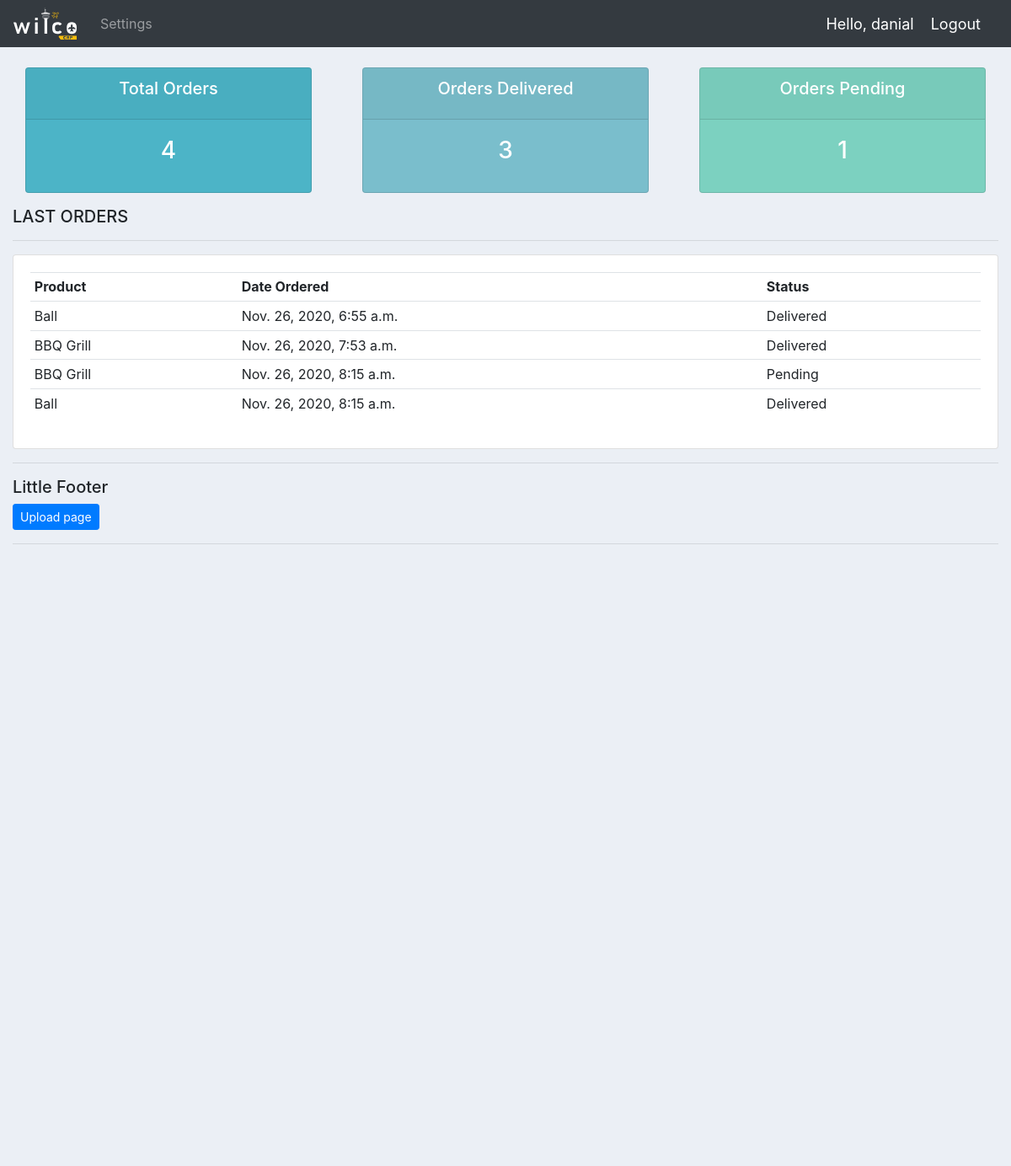
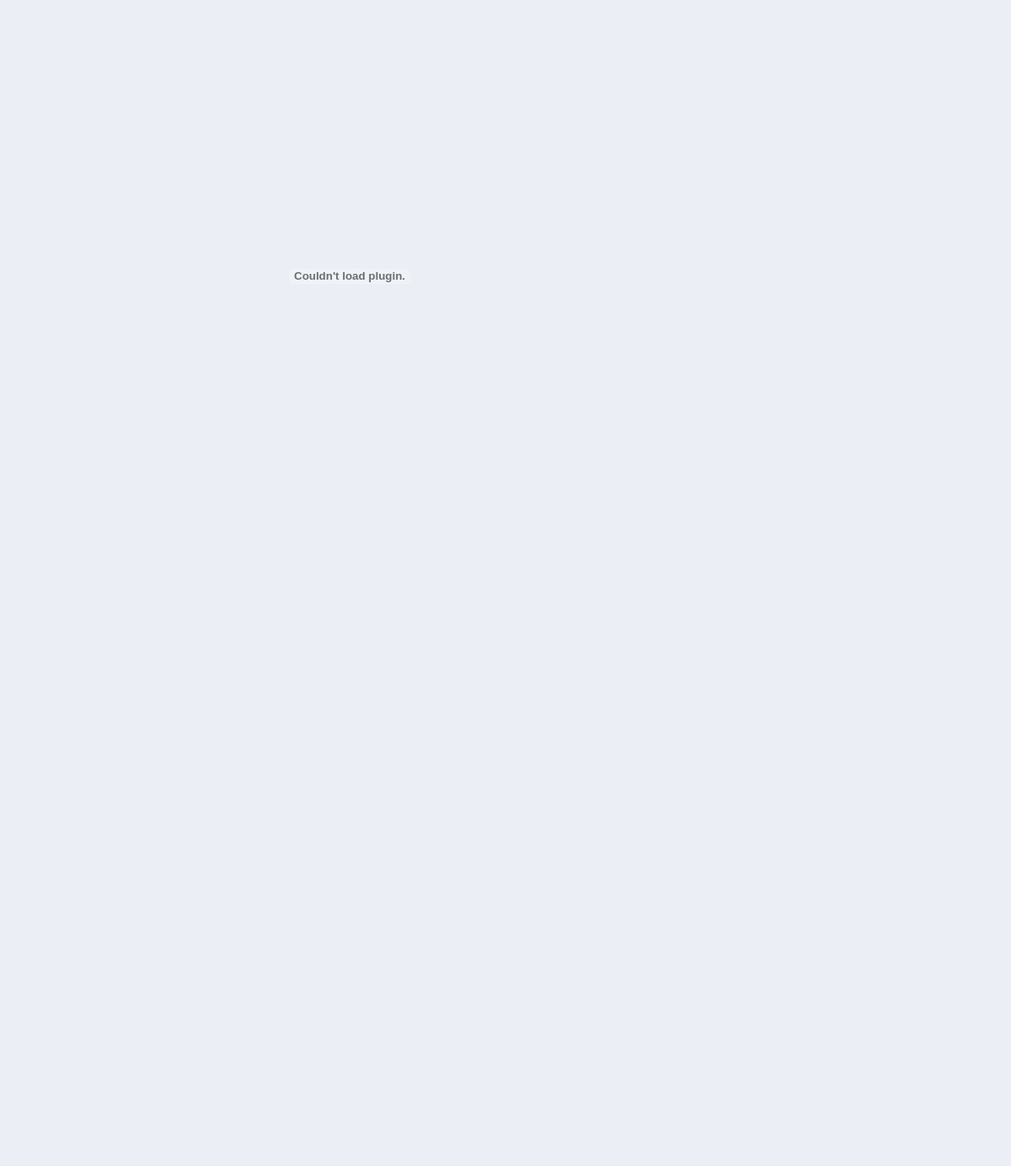
/user/ (signed in), run on the app's committed database (2 pictures, top to bottom).
### accounts/models.py (models this page shows, shortened)
class Order(models.Model):
    STATUS = [
        ('Pending', 'Pending'),
        ('Out for delivery', 'Out for delivery'),
        ('Delivered', 'Delivered'),
    ]
    customer = models.ForeignKey(Customer, null = True, on_delete = models.SET_NULL)
    product = models.ForeignKey(Product, null = True, on_delete = models.SET_NULL)
    date_created = models.DateTimeField(auto_now_add = True, null = True)
    status = models.CharField(max_length = 200, null = True, choices = STATUS)

class Product(models.Model):
    CATEGORY = [
		('Indoor', 'Indoor'),
		('Out Door', 'Out Door'),
	]
    name = models.CharField(max_length = 200, null = True)
    price = models.FloatField(null = True)
    category = models.CharField(max_length = 200, null = True, choices = CATEGORY)
    description = models.CharField(max_length = 200, null = True, blank = True)
    date_created = models.DateTimeField(auto_now_add = True, null = True)
    tag = models.ManyToManyField(Tag)
    class Meta:
        permissions = [
            ("change_product_price", "can change product price only")
        ]
    def __str__(self):
        return self.name

### accounts/decorators.py (the view)
        def wrapper_func(request, *args, **kwargs):
            group = ""
            if request.user.groups.exists():
                group = request.user.groups.all()[0].name
            if group in allowed_roles:
                return view_func(request, *args, **kwargs)
            else:
                return HttpResponse('You are not authorized to view this page')

### accounts/views.py (called while the page is built)
@login_required(login_url = 'accounts:login')
@allowed_users(allowed_roles = ['customer'])
def userPage(request):
    orders = request.user.customer.order_set.all()
    total_orders = orders.count()
    pending = orders.filter(status='Pending').count()
    delivered = orders.filter(status='Delivered').count()
    context = {
        'orders': orders,
        'total_orders': total_orders,
        'pending': pending,
        'delivered': delivered,
    }
    return render(request, 'accounts/user.html', context)

### accounts/templates/accounts/user.html
{% extends 'accounts/base_accounts.html' %}
{% block content %}
{%  include 'accounts/status.html' %}
<div class="row">
    <div class="col-md">
        <h5>LAST ORDERS</h5>
        <hr>
        <div class="card card-body">
            <table class="table table-sm">
                <tr>
                    <th>Product</th>
                    <th>Date Ordered</th>
                    <th>Status</th>
                </tr>
                {% for o in orders %}
                  <tr>
                    <td>{{o.product}}</td>
                    <td>{{o.date_created}}</td>
                    <td>{{o.status}}</td>
                  </tr>
                {% endfor %}
            </table>
        </div>
    </div>
  </div>
{% endblock %}

### accounts/templates/accounts/navbar.html (shortened to what this page needs)
{% load static %}
<nav class="navbar navbar-expand-lg navbar-dark bg-dark">
  <a href="{% url 'accounts:home' %}"><img src="{% static 'images/logo.svg' %}" alt="Logo" width="75" style="margin-right: 20px"></a>
  <div class="collapse navbar-collapse" id="navbarNav">
    <ul class="navbar-nav">
      {% if request.user.is_staff %}
      <li class="nav-item">
        <a class="nav-link" href="{% url 'accounts:home' %}">Dashboard</a>
      </li>
      <li class="nav-item">
        <a class="nav-link" href="{% url 'accounts:products' %}">Products</a>
      </li>
      {% else %}
       <li class="nav-item">
        <a class="nav-link" href="{% url 'accounts:account' %}">Settings</a>
      </li>
      {% endif %}
    </ul>
  </div>
  <span class="hello-msg" id="hello-msg">Hello, {{request.user}}</span>
  <span><a class="hello-msg" href="{% url 'accounts:logout' %}">Logout</a></span>
</nav>

### static/css/base.css (style rules this page uses)
body { background-color: #ebeff5; }

### accounts/templates/accounts/navbar.html (style rules this page uses)
.hello-msg { font-size: 18px; color: #fff; margin-right: 20px; }

### data on the page
Order: product "Ball", date_created "Nov. 26, 2020, 6:55 a.m.", status "Delivered"
Order: product "BBQ Grill", date_created "Nov. 26, 2020, 7:53 a.m.", status "Delivered"
Order: product "BBQ Grill", date_created "Nov. 26, 2020, 8:15 a.m.", status "Pending"
Order: product "Ball", date_created "Nov. 26, 2020, 8:15 a.m.", status "Delivered"

### other printed values
{{ request.user }} "danial"
{{ total_orders }} "4"
{{ delivered }} "3"
{{ pending }} "1"
